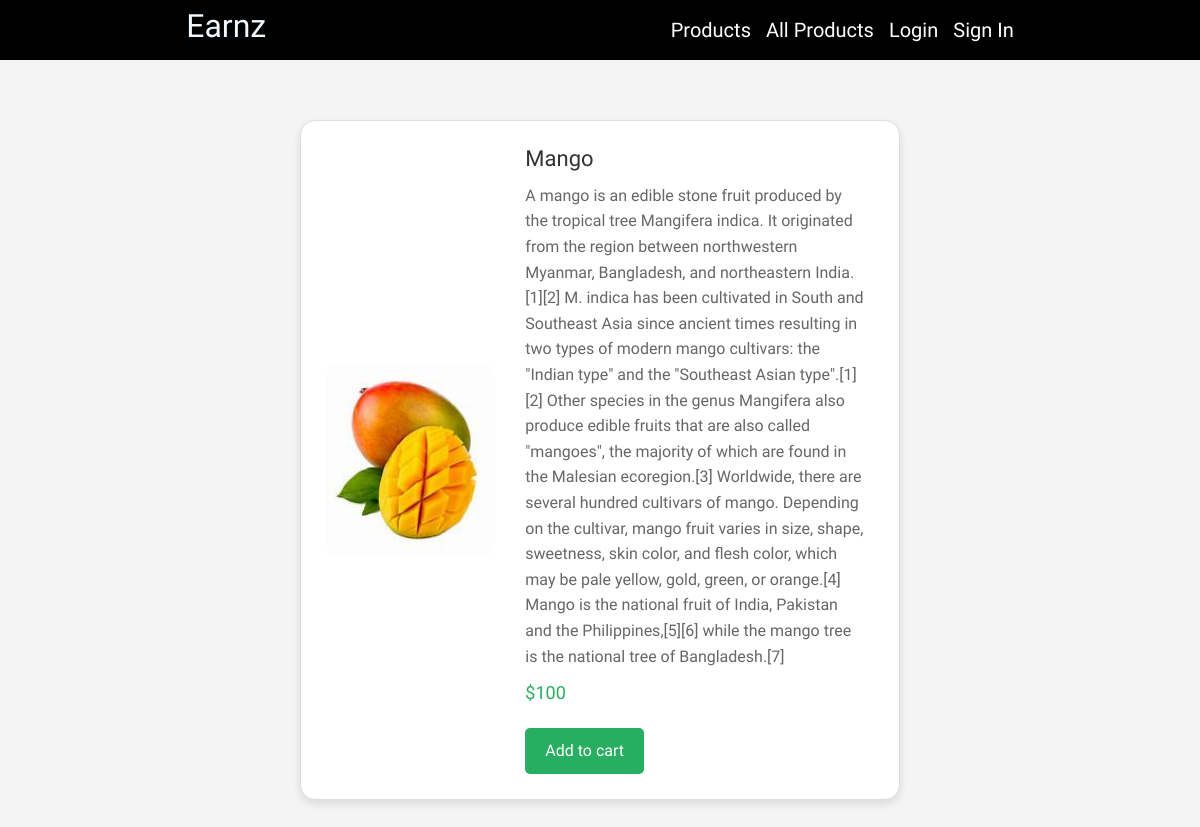
The app's page /list/1 with its own data.
### home/models.py (models this page shows, shortened)
class Product(models.Model):
    product_name=models.CharField(max_length=200)
    product_price=models.IntegerField(null=True)
    product_description=models.TextField()
    product_images=models.ImageField(upload_to='images/',null=True)

### home/views.py (the view)
# urls.py: path('list/<pk>',views.Product_list_one,name='Product_list_one'),
def Product_list_one(request,pk):
    product=Product.objects.get(pk=pk)
    return render(request,'product_list.html',{'product':product})

### templates/product_list.html (shortened to what this page needs)
<!DOCTYPE html>
<html lang="en">
    {% extends 'blank_layout.html' %}
    {% block content %}
    <head>
</head>
<body>
    <div class="main">
        <div class="card">
            <div class="img">
                <img src="{{ product.product_images.url }}" alt="{{ product.product_name }}">
            </div>
            <div class="details">
                <h2>{{ product.product_name }}</h2>
                <p>{{ product.product_description }}</p>
                <p class="price">${{ product.product_price }}</p>
                <button>Add to cart</button>
            </div>
        </div>
    </div>
    {% endblock content %}

### templates/navbar.html (style rules this page uses)
* { margin: 0; padding: 0; box-sizing: border-box; font-family: "Quicksand", sans-serif; font-weight: 500; font-style: normal; }
body { font-size: 20px; }
body { background-color: #f4f4f4; color: #333; }

### templates/product_list.html (style rules this page uses)
* { margin: 0; padding: 0; box-sizing: border-box; }
body { font-family: Arial, sans-serif; background-color: #f4f4f4; color: #333; line-height: 1.6; margin-top: 5%; }
.main { display: flex; justify-content: center; align-items: center; min-height: 100vh; padding: 20px; }
.card { display: flex; flex-direction: row; align-items: center; width: 100%; max-width: 600px; border: 1px solid #ddd; border-radius: 15px; box-shadow: 0 4px 8px rgba(0, 0, 0, 0.1); background: #fff; overflow: hidden; margin: 20px; padding: 15px; }
.img { flex: 1; padding: 10px; }
.img img { width: 100%; height: auto; object-fit: cover; border-radius: 10px; }
.details { flex: 2; padding: 10px 20px; text-align: left; }
.details h2 { font-size: 22px; margin-bottom: 10px; color: #333; }
.details p { font-size: 16px; margin-bottom: 10px; color: #666; }
.details .price { font-size: 18px; color: #27ae60; margin-bottom: 20px; }
.details button { padding: 10px 20px; border: none; border-radius: 5px; background-color: #27ae60; color: #fff; font-size: 16px; cursor: pointer; transition: background-color 0.3s ease; }

### records on screen
Product: product_images (picture), product_name "Mango", product_description "A mango is an edible stone fruit produced by the tropical tree Mangifera indica. It originated from the region between northwestern Myanmar, Bangladesh, and northeastern India.[1][2] M. indica has been cultivated in South and Southeast Asia since ancient times resulting in two types of modern mango cultivars: the \"Indian type\" and the \"Southeast Asian type\".[1][2] Other species in the genus Mangifera also produce edible fruits that are also called \"mangoes\", the majority of which are found in the Malesian ecoregion.[3] Worldwide, there are several hundred cultivars of mango. Depending on the cultivar, mango fruit varies in size, shape, sweetness, skin color, and flesh color, which may be…", product_price "100"
